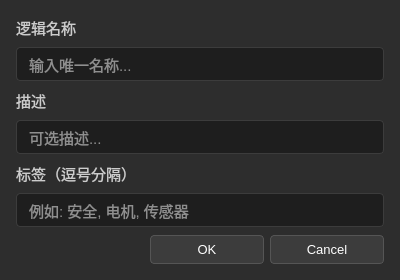
<?xml version="1.0" encoding="UTF-8"?>
<ui version="4.0">
 <class>LogicSaveDialog</class>
 <widget class="QDialog" name="LogicSaveDialog">
  <property name="geometry">
   <rect>
    <x>0</x>
    <y>0</y>
    <width>400</width>
    <height>280</height>
   </rect>
  </property>
  <property name="windowTitle">
   <string>保存逻辑表达式</string>
  </property>
  <property name="styleSheet">
   <string notr="true">QDialog#LogicSaveDialog {
    background-color: #2D2D2D;
}
QLabel {
    color: #CCCCCC;
    font-size: 11pt;
}
QLineEdit {
    background-color: #1E1E1E;
    color: #FFFFFF;
    border: 1px solid #3C3C3C;
    border-radius: 4px;
    padding: 6px 10px;
    font-size: 11pt;
}
QLineEdit:focus {
    border-color: #569CD6;
}
QPushButton {
    background-color: #3C3C3C;
    color: #FFFFFF;
    border: 1px solid #555555;
    border-radius: 4px;
    padding: 6px 16px;
    font-size: 10pt;
    min-width: 80px;
}
QPushButton:hover {
    background-color: #505050;
}
QPushButton:pressed {
    background-color: #666666;
}</string>
  </property>
  <layout class="QVBoxLayout" name="verticalLayout">
   <property name="spacing">
    <number>8</number>
   </property>
   <property name="leftMargin">
    <number>16</number>
   </property>
   <property name="topMargin">
    <number>16</number>
   </property>
   <property name="rightMargin">
    <number>16</number>
   </property>
   <property name="bottomMargin">
    <number>16</number>
   </property>
   <item>
    <widget class="QLabel" name="label_name">
     <property name="text">
      <string>逻辑名称</string>
     </property>
    </widget>
   </item>
   <item>
    <widget class="QLineEdit" name="name_edit">
     <property name="placeholderText">
      <string>输入唯一名称...</string>
     </property>
    </widget>
   </item>
   <item>
    <widget class="QLabel" name="label_desc">
     <property name="text">
      <string>描述</string>
     </property>
    </widget>
   </item>
   <item>
    <widget class="QLineEdit" name="desc_edit">
     <property name="placeholderText">
      <string>可选描述...</string>
     </property>
    </widget>
   </item>
   <item>
    <widget class="QLabel" name="label_tags">
     <property name="text">
      <string>标签（逗号分隔）</string>
     </property>
    </widget>
   </item>
   <item>
    <widget class="QLineEdit" name="tags_edit">
     <property name="placeholderText">
      <string>例如: 安全, 电机, 传感器</string>
     </property>
    </widget>
   </item>
   <item>
    <spacer name="verticalSpacer">
     <property name="orientation">
      <enum>Qt::Vertical</enum>
     </property>
     <property name="sizeHint" stdset="0">
      <size>
       <width>20</width>
       <height>10</height>
      </size>
     </property>
    </spacer>
   </item>
   <item>
    <widget class="QDialogButtonBox" name="button_box">
     <property name="styleSheet">
      <string notr="true">QDialogButtonBox {
    background-color: transparent;
}
QPushButton {
    background-color: #3C3C3C;
    color: #FFFFFF;
    border: 1px solid #555555;
    border-radius: 4px;
    padding: 6px 16px;
    font-size: 10pt;
    min-width: 80px;
}
QPushButton:hover {
    background-color: #505050;
}
QPushButton:pressed {
    background-color: #666666;
}</string>
     </property>
     <property name="standardButtons">
      <set>QDialogButtonBox::Cancel|QDialogButtonBox::Ok</set>
     </property>
    </widget>
   </item>
  </layout>
 </widget>
 <resources/>
 <connections/>
</ui>
